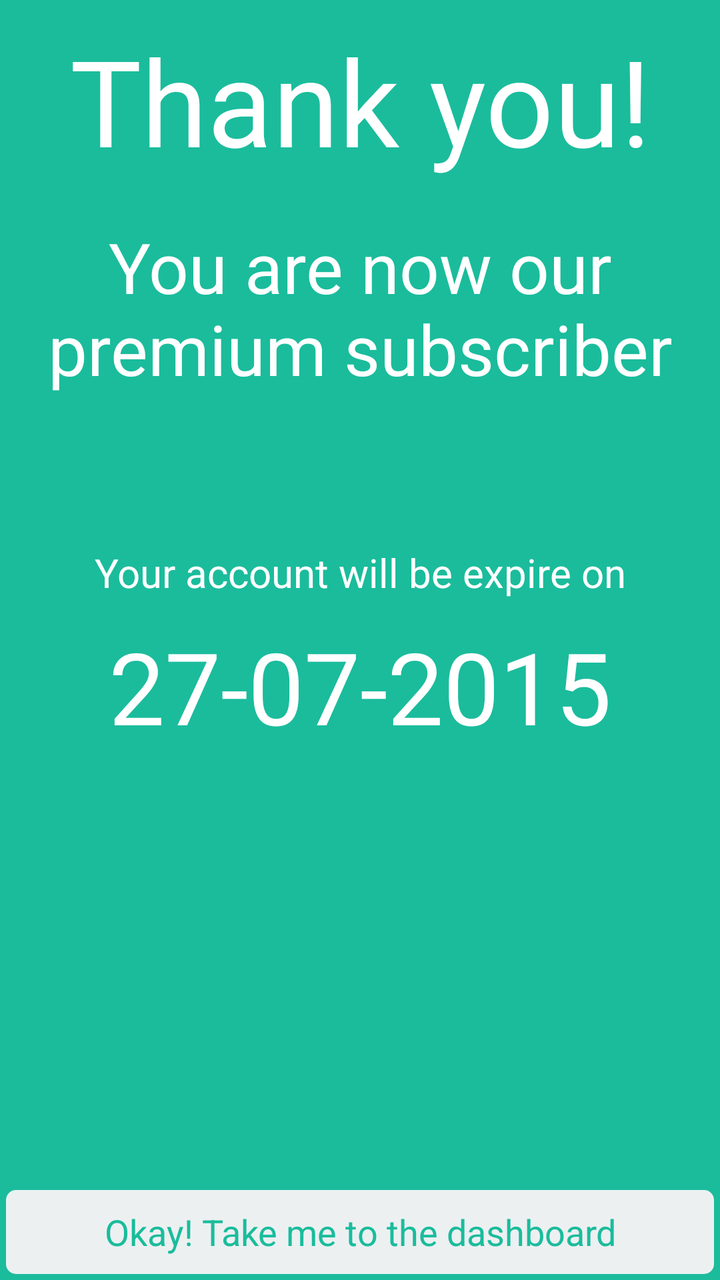
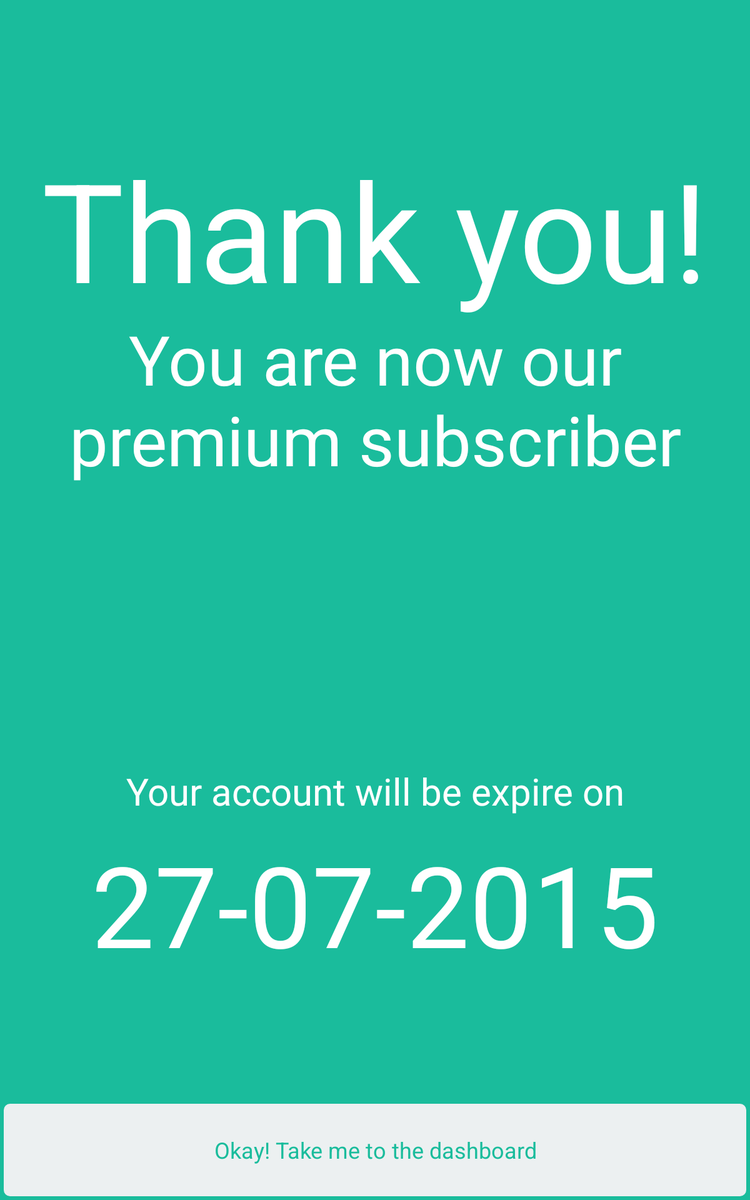

Two renders of one Android screen. The first uses the default layout on a phone; the second uses the alternative layout the repository ships for a different screen configuration, on a matching device. The two XML files are below.
<!-- AndroidManifest.xml: application theme AppTheme -->
<!-- res/layout/activity_welcome_premium.xml -->
<?xml version="1.0" encoding="utf-8"?>
<RelativeLayout xmlns:android="http://schemas.android.com/apk/res/android"
    android:layout_width="match_parent"
    android:layout_height="match_parent"
    android:background="#1abc9c"
    android:orientation="vertical" >

    <ScrollView
        android:layout_width="match_parent"
        android:layout_height="wrap_content" >

        <LinearLayout
            android:layout_width="match_parent"
            android:layout_height="wrap_content"
            android:gravity="center"
            android:orientation="vertical" >

            <TextView
                android:id="@+id/welcome_premium_thanks_txt"
                android:layout_width="match_parent"
                android:layout_height="wrap_content"
                android:gravity="center_horizontal"
                android:padding="10dp"
                android:text="Thank you!"
                android:textColor="#FFFFFF"
                android:textSize="60sp" />

            <TextView
                android:id="@+id/welcome_premium_thanks_1_txt"
                android:layout_width="match_parent"
                android:layout_height="wrap_content"
                android:gravity="center_horizontal"
                android:padding="10dp"
                android:text="@string/welcome_premium_acknowledge"
                android:textColor="#FFFFFF"
                android:textSize="35sp" />

            <TextView
                android:id="@+id/welcome_premium_expire_notify_txt"
                android:layout_width="match_parent"
                android:layout_height="wrap_content"
                android:layout_marginTop="65dp"
                android:gravity="center_horizontal"
                android:text="Your account will be expire on"
                android:textColor="#FFFFFF"
                android:textSize="20sp" />

            <TextView
                android:id="@+id/welcome_premium_expire_txt"
                android:layout_width="match_parent"
                android:layout_height="wrap_content"
                android:gravity="center_horizontal"
                android:padding="10dp"
                android:text="27-07-2015"
                android:textColor="#FFFFFF"
                android:textSize="50sp" />
        </LinearLayout>
    </ScrollView>

    <Button
        android:id="@+id/welcome_premium_ok_btn"
        android:layout_width="match_parent"
        android:layout_height="wrap_content"
        android:layout_alignParentBottom="true"
        android:layout_below="@+id/scrollView1"
        android:background="@drawable/btn_light"
        android:text="@string/welcome_premium_takeme"
        android:textColor="#1abc9c" />

</RelativeLayout>
<!-- resources referenced by this layout -->
<resources>
  <!-- drawable btn_light (drawable) -->
  <?xml version="1.0" encoding="utf-8"?>
  <layer-list xmlns:android="http://schemas.android.com/apk/res/android" >
      <item android:left="3dp" android:right="3dp" android:top="3dp" android:bottom="3dp">
          <shape android:shape="rectangle" >
              <corners android:radius="5dp" />
              <solid android:color="#ecf0f1" />
          </shape>
      </item>
      <item android:left="3dp" android:right="3dp" android:top="3dp" android:bottom="3dp">
          <selector>
              <item android:state_pressed="true">
                  <shape android:shape="rectangle" >
                      <corners android:radius="5dp" />
                      <solid android:color="#bdc3c7" />
                  </shape>
              </item>
          </selector>
      </item>
  </layer-list>
  <string name="welcome_premium_acknowledge">You are now our premium subscriber</string>
  <string name="welcome_premium_takeme">Okay! Take me to the dashboard</string>
  <style name="AppTheme" parent="AppBaseTheme">
          
      </style>
  <!-- from res/values-v11/ -->
  <style name="AppBaseTheme" parent="android:Theme.Holo.Light">
          
      </style>
</resources>
<!-- res/layout-sw600dp/activity_welcome_premium.xml (the author's variant of the layout above) -->
<!-- drawn on a 7-inch tablet held upright -->
<?xml version="1.0" encoding="utf-8"?>
<RelativeLayout xmlns:android="http://schemas.android.com/apk/res/android"
    android:layout_width="match_parent"
    android:layout_height="match_parent"
    android:background="#1abc9c"
    android:orientation="vertical" >

    <ScrollView
        android:id="@+id/scrollView1"
        android:layout_width="match_parent"
        android:layout_height="wrap_content" >

        <LinearLayout
            android:layout_width="match_parent"
            android:layout_height="wrap_content"
            android:gravity="center"
            android:orientation="vertical" >
        </LinearLayout>
    </ScrollView>

    <Button
        android:id="@+id/welcome_premium_ok_btn"
        android:layout_width="match_parent"
        android:layout_height="80dp"
        android:layout_alignParentBottom="true"
        android:background="@drawable/btn_light"
        android:text="@string/welcome_premium_takeme"
        android:textColor="#1abc9c" />

    <TextView
        android:id="@+id/welcome_premium_expire_txt"
        android:layout_width="match_parent"
        android:layout_height="wrap_content"
        android:layout_above="@+id/welcome_premium_ok_btn"
        android:layout_alignParentLeft="true"
        android:layout_marginBottom="87dp"
        android:gravity="center_horizontal"
        android:padding="10dp"
        android:text="27-07-2015"
        android:textColor="#FFFFFF"
        android:textSize="90sp" />

    <TextView
        android:id="@+id/welcome_premium_expire_notify_txt"
        android:layout_width="match_parent"
        android:layout_height="wrap_content"
        android:layout_above="@+id/welcome_premium_expire_txt"
        android:layout_alignParentLeft="true"
        android:gravity="center_horizontal"
        android:text="Your account will be expire on"
        android:textColor="#FFFFFF"
        android:textSize="30sp" />

    <TextView
        android:id="@+id/welcome_premium_thanks_txt"
        android:layout_width="match_parent"
        android:layout_height="wrap_content"
        android:layout_alignParentLeft="true"
        android:layout_below="@+id/scrollView1"
        android:layout_marginTop="100dp"
        android:gravity="center_horizontal"
        android:padding="10dp"
        android:text="Thank you!"
        android:textColor="#FFFFFF"
        android:textSize="110sp" />

    <TextView
        android:id="@+id/welcome_premium_thanks_1_txt"
        android:layout_width="match_parent"
        android:layout_height="wrap_content"
        android:layout_alignTop="@id/welcome_premium_thanks_txt"
        android:layout_marginTop="140dp"
        android:gravity="center_horizontal"
        android:padding="10dp"
        android:text="@string/welcome_premium_acknowledge"
        android:textColor="#FFFFFF"
        android:textSize="55sp" />

</RelativeLayout>
